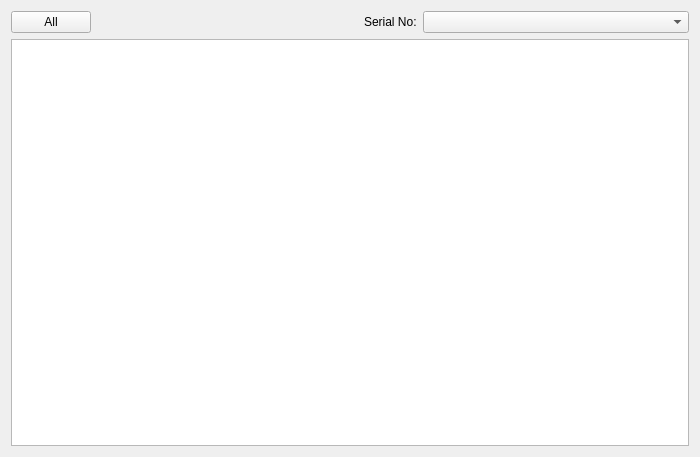
<?xml version="1.0" encoding="UTF-8"?>
<ui version="4.0">
 <class>Form</class>
 <widget class="QWidget" name="Form">
  <property name="geometry">
   <rect>
    <x>0</x>
    <y>0</y>
    <width>700</width>
    <height>457</height>
   </rect>
  </property>
  <property name="windowTitle">
   <string>Form</string>
  </property>
  <property name="styleSheet">
   <string notr="true"/>
  </property>
  <layout class="QGridLayout" name="gridLayout">
   <item row="1" column="0">
    <widget class="QTableWidget" name="tableWidget"/>
   </item>
   <item row="0" column="0">
    <layout class="QHBoxLayout" name="horizontalLayout">
     <item>
      <widget class="QPushButton" name="allButton">
       <property name="text">
        <string>All</string>
       </property>
      </widget>
     </item>
     <item>
      <spacer name="horizontalSpacer_3">
       <property name="orientation">
        <enum>Qt::Horizontal</enum>
       </property>
       <property name="sizeHint" stdset="0">
        <size>
         <width>40</width>
         <height>20</height>
        </size>
       </property>
      </spacer>
     </item>
     <item>
      <widget class="QLabel" name="label">
       <property name="sizePolicy">
        <sizepolicy hsizetype="Fixed" vsizetype="Fixed">
         <horstretch>0</horstretch>
         <verstretch>0</verstretch>
        </sizepolicy>
       </property>
       <property name="text">
        <string>Serial No:</string>
       </property>
      </widget>
     </item>
     <item>
      <widget class="QComboBox" name="serialNoBox">
       <property name="sizePolicy">
        <sizepolicy hsizetype="MinimumExpanding" vsizetype="Fixed">
         <horstretch>0</horstretch>
         <verstretch>0</verstretch>
        </sizepolicy>
       </property>
      </widget>
     </item>
    </layout>
   </item>
  </layout>
 </widget>
 <resources/>
 <connections/>
</ui>
